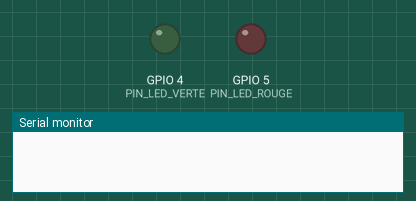
This sketch was run on a simulated ESP8266 (NodeMCU). Parts: output pins drawn as LEDs (lit = HIGH), the last lines printed to the serial monitor. WiFi joins after 1.5 s; servers stay silent unless stated.

Above: at 0.1 s.
At 1.7 s:
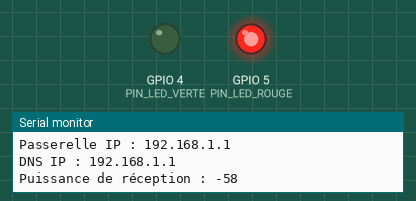
Timing chart, 0 to 3.2 s (numbered marks = the images above):
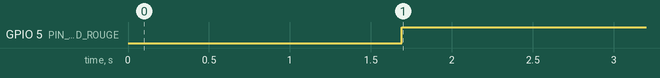

Measured:
- by itself, GPIO 5 (PIN_LED_ROUGE): LOW → HIGH at 1.7 s

The sketch:

pageweb_dynamique_cm.ino
```cpp
#include "Arduino.h"
#include "ESP8266WiFi.h"
#include "ESP8266WebServer.h"

// Définition des entrées/sorties
#define PIN_LED_ROUGE 5
#define PIN_LED_VERTE 4
#define TRIGGER_PIN 12
#define ECHO_PIN 14

// Page html
const char index_html[] PROGMEM = R"=====(
<!doctype html>
<html lang="fr">
    <head>
        <meta charset="utf-8">
        <title>Place de parking</title>
        <script>
            function verifierPlace() {
                var xhttp = new XMLHttpRequest();
                xhttp.onreadystatechange = function() {
                    if (this.readyState == 4 && this.status == 200) {
                        document.getElementById("etatPlace").innerHTML = "Distance : " + this.responseText + " cm";
                    }
                };
                xhttp.open("GET", "/etatPlace", true);
                xhttp.send();
            }
        </script>
    </head>
    <body>
        <h1>Place de parking</h1>
        <button onclick="verifierPlace()">La place est-elle libre ?</button>
        <h2 id="etatPlace">%ETAT_PLACE%</h2>

        <script>
            // Appeler la fonction au chargement de la page pour afficher l'état initial de la place
            verifierPlace();
        </script>
    </body>
</html>
)=====";

// Informations de connexion : cachées dans fichier InfoConnexion.h
// Vous pouvez décommenter ici ou créer comme moi un fichier InfoConnexion.h
const char * SSID = "Redmi Note 11";
const char * PASSWORD = "esther2001";

// Gestion des événements du WiFi
// Lorsque la connexion vient d'aboutir
void onConnected(const WiFiEventStationModeConnected& event);
// Lorsque l'adresse IP est attribuée
void onGotIP(const WiFiEventStationModeGotIP& event);

// Objet WebServer
ESP8266WebServer serverWeb(80);

// Fonctions du serveur Web
void handleRoot() {
  String temp(reinterpret_cast<const __FlashStringHelper *> (index_html));

  // Mesurer la distance avec le capteur HC-SR04
  long duration, distance;
  digitalWrite(TRIGGER_PIN, LOW);
  delayMicroseconds(2);
  digitalWrite(TRIGGER_PIN, HIGH);
  delayMicroseconds(10);
  digitalWrite(TRIGGER_PIN, LOW);
  duration = pulseIn(ECHO_PIN, HIGH);
  distance = (duration / 2) / 29.1;

  // Mettre à jour l'état de la place en fonction de la distance mesurée
  temp.replace("%ETAT_PLACE%", String(distance));
  serverWeb.send(200, "text/html", temp);
}

void getEtatPlace() {
  // Mesurer la distance avec le capteur HC-SR04
  long duration, distance;
  digitalWrite(TRIGGER_PIN, LOW);
  delayMicroseconds(2);
  digitalWrite(TRIGGER_PIN, HIGH);
  delayMicroseconds(10);
  digitalWrite(TRIGGER_PIN, LOW);
  duration = pulseIn(ECHO_PIN, HIGH);
  distance = (duration / 2) / 29.1;

  // Renvoyer la distance mesurée
  serverWeb.send(200, "text/plain", String(distance));
}

void setup() {
  // Mise en place d'une liaison série
  Serial.begin(9600L);
  delay(100);

  // Configuration des entrées/sorties
  pinMode(PIN_LED_ROUGE, OUTPUT);
  pinMode(PIN_LED_VERTE, OUTPUT);
  pinMode(TRIGGER_PIN, OUTPUT);
  pinMode(ECHO_PIN, INPUT);

  // Mode de connexion
  WiFi.mode(WIFI_STA);

  // Démarrage de la connexion
  WiFi.begin(SSID, PASSWORD);

  static WiFiEventHandler onConnectedHandler = WiFi.onStationModeConnected(onConnected);
  static WiFiEventHandler onGotIPHandler = WiFi.onStationModeGotIP(onGotIP);

  // Mise en place du serveur WebServer
  serverWeb.on("/etatPlace", HTTP_GET, getEtatPlace);
  serverWeb.on("/", handleRoot);
  serverWeb.on("/index.html", handleRoot);
  serverWeb.begin();
}

void loop() {
  // Si l'objet est connecté au réseau, on effectue les tâches qui doivent l'être dans ce cas
  if (WiFi.isConnected()) {
    digitalWrite(PIN_LED_ROUGE, HIGH);
    serverWeb.handleClient();
  }
  else {
    digitalWrite(PIN_LED_ROUGE, LOW);
  }
}

void onConnected(const WiFiEventStationModeConnected& event) {
  Serial.println("WiFi connecté");
  Serial.println("Adresse IP : " + WiFi.localIP().toString());
}

void onGotIP(const WiFiEventStationModeGotIP& event) {
  Serial.println("Adresse IP : " + WiFi.localIP().toString());
  Serial.println("Passerelle IP : " + WiFi.gatewayIP().toString());
  Serial.println("DNS IP : " + WiFi.dnsIP().toString());
  Serial.print("Puissance de réception : ");
  Serial.println(WiFi.RSSI());
}
```
